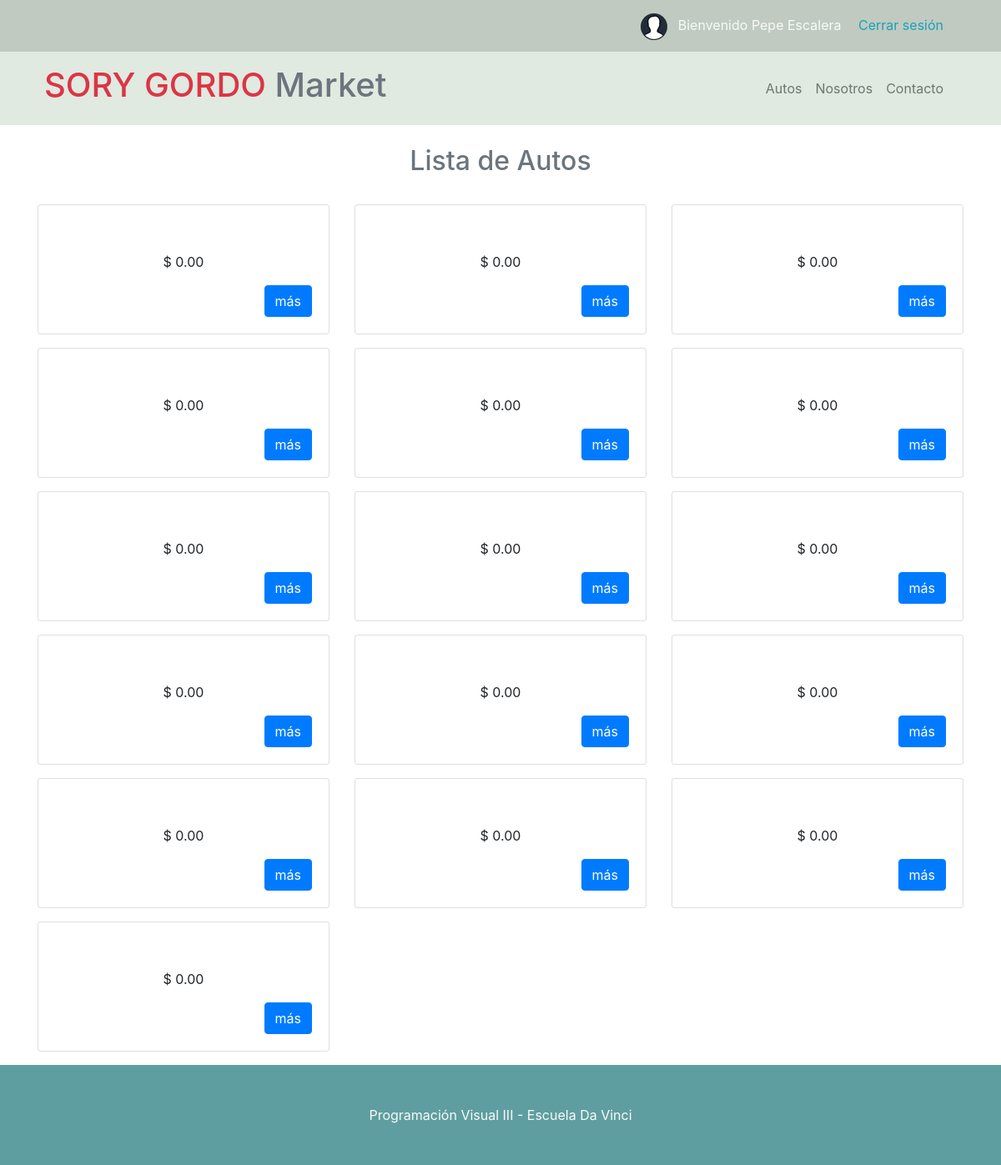
The page / (signed in) on the database its author committed.
### tables this page shows
CREATE TABLE `autos`  (
  `id_auto` int(50) NOT NULL AUTO_INCREMENT,
  `id_marca` int(50) NOT NULL,
  `nombre` varchar(100) NOT NULL DEFAULT '',
  `detalles` varchar(100) NOT NULL DEFAULT '',
  `imagen` varchar(50) NULL DEFAULT NULL,
  `precio` decimal(7, 2) NOT NULL,
  PRIMARY KEY (`id_auto`) USING BTREE,
  UNIQUE INDEX `id_auto`(`id_auto`) USING BTREE,
  INDEX `autos_marcas`(`id_marca`) USING BTREE,
  CONSTRAINT `autos_marca` FOREIGN KEY (`id_marca`) REFERENCES `marcas` (`id_marca`) ON DELETE CASCADE ON UPDATE CASCADE
);

### index.php (the view, shortened to what this page needs)
<?php
require "templates/conexion.php";
?>
<!DOCTYPE html>
<html lang="es">
<head>
    <link rel="stylesheet" href="css/bootstrap.css">
    <link rel="stylesheet" href="css/estilos.css">
</head>
<body>
    <header class="fondo">
        <div class="container-fluid fondo3">
            <div class="container">
                <div class="row mb-3">
                    <div class="col text-right">
                        <?php
                        if( isset($_SESSION['nombre']) ){
                        ?>
                        <div class="text-right text-light pt-3 pb-1 mr-4">
                            <img src="imagenes/user.png" alt="Avatar">
                            <p class="d-inline-block ml-2">Bienvenido
                                <?php echo $_SESSION['nombre']; ?>
                                <?php echo $_SESSION['apellido']; ?> <a href="templates/cerrar.php" class="ml-3 text-info">Cerrar sesión</a></p>
                        </div>
                        <?php
                        }
                        ?>
                    </div>
                </div>
            </div>
        </div>
        <div class="container pb-3">
            <h1 class="text-muted pl-2"><span class="text-danger">SORY GORDO </span>Market</h1>
            <nav class="navbar navbar-expand-lg navbar-light">
                <div class="collapse navbar-collapse" id="barra">
                    <ul class="navbar-nav ml-auto">
                        <li class="nav-item">
                            <a class="nav-link" href="#">Autos</a>
                        </li>
                        <li class="nav-item">
                            <a class="nav-link" href="#">Nosotros</a>
                        </li>
                        <li class="nav-item">
                            <a class="nav-link" href="#">Contacto</a>
                        </li>
                    </ul>
                </div>
            </nav>
        </div>
    </header>
    <main class="container bg-white">
        <?php
        if( !isset($_GET['p']) ) {
        ?>
        <section class="row">
            <h2 class="col-12 py-4 text-secondary text-center">Lista de Autos</h2>
            <?php
            $query = "SELECT id_auto, id_marca, nombre, detalles, imagen, precio FROM autos";
            $res = mysqli_query($cnx, $query);
            while( $column = mysqli_fetch_assoc($res) ){
            ?>
            <div class="col-lg-4 text-center">
                <div class="card mb-3">
                    <div class="card-body">
                        <p class="card-text">$
                            <?php echo $column['precio']; ?>
                        </p>
                        <a class="btn btn-primary float-right" href="index.php?p=<?php echo $column['id_auto']; ?>" class="btn">más</a>
                    </div>
                </div>
            </div>
            <?php
            }
            ?>
        </section>
        <?php
        }
        ?>
    </main>
    <footer class="fondo2">
        <div class="container p-5">
            <p class="text-light text-center m-0">Programación Visual III - Escuela Da Vinci</p>
        </div>
    </footer>
</body>
</html>

### css/estilos.css (style rules this page uses)
.fondo { background-color: #e0eae0; }
.fondo2 { background-color: cadetblue; }
.fondo3 { background-color: #c0cac0; }
h1 { position: absolute; z-index: 1030; }

### rows shown on the page
autos: precio "0.00"
autos: precio "0.00"
autos: precio "0.00"
autos: precio "0.00"
autos: precio "0.00"
autos: precio "0.00"
autos: precio "0.00"
autos: precio "0.00"
autos: precio "0.00"
autos: precio "0.00"
autos: precio "0.00"
autos: precio "0.00"
autos: precio "0.00"
autos: precio "0.00"
autos: precio "0.00"
autos: precio "0.00"

### other values the page prints
$_SESSION['nombre'] "Pepe"
$_SESSION['apellido'] "Escalera"
